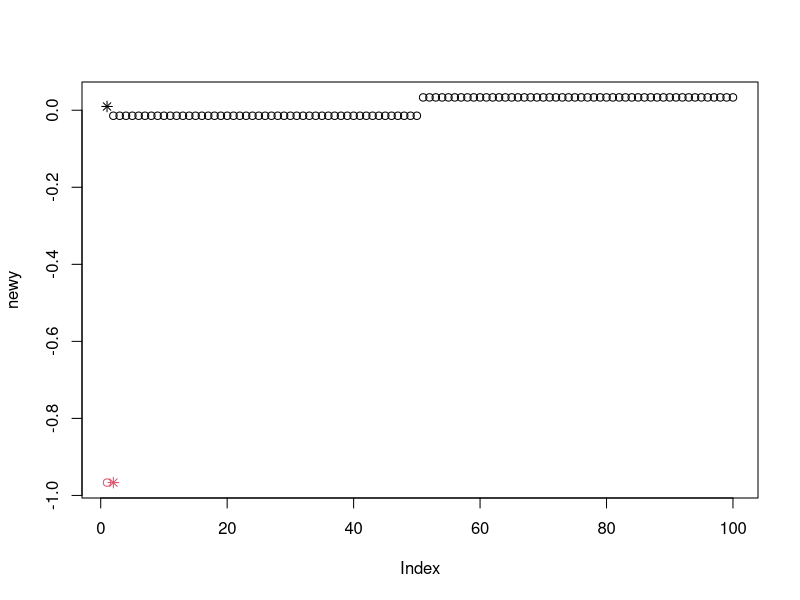

This figure's R source:
#x <- rep(1, times=100)
y <- c(  rep(0, times=1), rep(20, times=49), rep(21, times=50) )

#dataframe <- data.frame (x, y)
#means <- colMeans(dataframe) #this is a vector


#rangemark <- max(dataframe[,"mark"]) - min(dataframe[,"mark"])
rangey <- max(y)- min(y) 
#rangeoccupation <- max(dataframe[,"occupation"]) - min(dataframe[,"occupation"]) 

newy <- (y- mean(y) )/ rangey

#dataframe2 <- cbind(  (dataframe[,"mark"] - mean(mark)) / rangemark,
#                      (dataframe[,"occupation"] - mean(occupation))/ rangeoccupation   )
                     

#fit <- kmeans(dataframe, 2, iter.max=900, nstart=1 )
fit <- kmeans(newy, 2, iter.max=900, nstart=3 )
print(fit)
#fit <- kmeans(mydata, 3) # 3 cluster solution
#kmeans(x, centers, iter.max = 10, nstart = 1, algorithm = c("Hartigan-Wong", "Lloyd", "Forgy", "MacQueen"))
#kmeans(x, centers, iter.max = 10, nstart = 1, algorithm = c("Hartigan-Wong", "Lloyd", "Forgy", "MacQueen"))

plot(newy, col = fit$cluster)
# plot centers
points(fit$centers, col = 1:2, pch = 8)

 
# get cluster means 
#print(aggregate(dataframe2,by=list(fit$cluster),FUN=mean)   )               

#range_span <- function(x) return(diff(range(x))) #define function
#meanx4 <- tapply(dataframe$x4, dataframe$name, mean) #apply to subsets 




############################
###   Quetelet Indices   ###
############################

#row1 <- c( mytable[1,1], mytable[1,2], mytable[1,3], mytable[1,4])/ sum(mytable[1, 1:4])
#row2 <- c( mytable[2,1], mytable[2,2], mytable[2,3], mytable[2,4])/ sum(mytable[2, 1:4])
#row3 <- c( mytable[3,1], mytable[3,2], mytable[3,3], mytable[3,4])/ sum(mytable[3, 1:4])

#Grandtotal <- sum(mytable[1:3,1:4])

#column1sum <- sum(mytable[1:3, 1] )
#column2sum <- sum(mytable[1:3, 2] )
#column3sum <- sum(mytable[1:3, 3] )
#column4sum <- sum(mytable[1:3, 4] )

#E1 <- column1sum/Grandtotal  #TsubColj/N
#E2 <- column2sum/Grandtotal
#E3 <- column3sum/Grandtotal
#E4 <- column4sum/Grandtotal

#Evector <- c (E1, E2, E3, E4) #vector of column probabilities

#Qrow1 <- row1/Evector -1
#Qrow2 <- row2/Evector -1
#Qrow3 <- row3/Evector -1

#Qmatrix <- rbind (Qrow1, Qrow2, Qrow3)

#out <- chisq.test(mytable)
#print(out)
 
#print (Qmatrix)

###########################
####  Pearson Indices  ####
###########################

#First,form the vectors of expected 

#rowsums <- margin.table(mytable, 1)

#colsums <- margin.table(mytable, 2)

#Row1Exp <- rowsums[1] * colsums / Grandtotal
#Row2Exp <- rowsums[2] * colsums / Grandtotal
#Row3Exp <- rowsums[3] * colsums / Grandtotal

#ExpMatrix <- rbind(Row1Exp, Row2Exp, Row3Exp)

#PearsonMatrix <- (mytable-ExpMatrix) / sqrt(ExpMatrix)

#PearsonIndices <- round (PearsonMatrix, digits=4)

#print(PearsonIndices)


